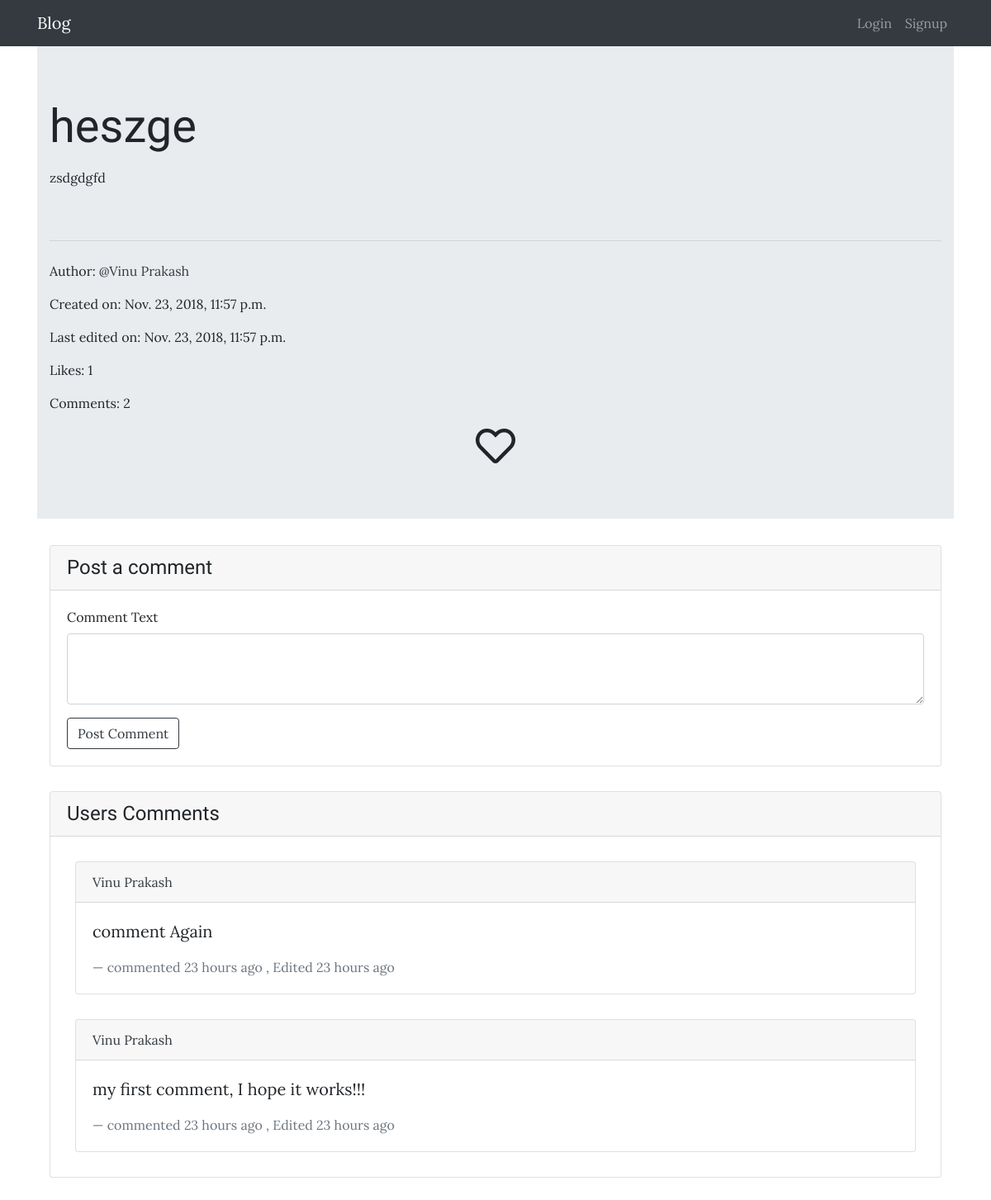
/blog/post/25/, run on the app's committed database.
### blog_app/models.py (models this page shows, shortened)
class Post(models.Model):
    author = models.ForeignKey('accounts.User',related_name='posts',on_delete=models.CASCADE)
    title = models.CharField(max_length=250)
    content = models.TextField()
    created_date = models.DateTimeField()
    edited_date = models.DateTimeField(auto_now=True)
    class Meta:
        ordering = ['-created_date']

class Comment(models.Model):
    author = models.ForeignKey('accounts.User',related_name="comments",on_delete=models.CASCADE)
    post = models.ForeignKey('blog_app.Post',related_name="comments",on_delete=models.CASCADE)
    content = models.TextField()
    created_date = models.DateTimeField()
    edited_date = models.DateTimeField(auto_now=True)
    class Meta:
        ordering = ['-created_date']

### blog_app/views.py (the view, shortened to what this page needs)
# urls.py: path('post/<int:pk>/',views.PostDetailView.as_view(),name='detail'),
class PostDetailView(generic.DetailView):
    model = models.Post
    def get_context_data(self,**kwargs):
        context_data = super().get_context_data(**kwargs)
        if models.Like.objects.filter(post__pk=self.object.pk).filter(user__pk=self.request.user.pk).exists():
            context_data['like_class']='fas'
        else:
            context_data['like_class']='far'
        return context_data

### accounts/models.py (called while the page is built)
    def __str__(self):
        return self.first_name + " " + self.last_name

### blog_app/templates/blog_app/post_detail.html (shortened to what this page needs)
{% extends 'blog_project/base.html' %}
{% load humanize %}
{% block header %}
  {% include 'blog_app/_post_detail.html' with hide_delete=False %}
  <div class="container">
    <div class="add-comment card">
      <h4 class="card-header">Post a comment</h4>
      <form action="{% url 'blog_app:comment_create' post_pk=post.pk %}" class="card-body" method="post">
        <div class="form-group">
          <label for="FormControlTextarea">Comment Text</label>
          <textarea class="form-control" name='content' rows="3"></textarea>
        </div>
        <input class="btn btn-md btn-outline-dark" type="submit" value="Post Comment">
      </form>
    </div>
    {% if post.comments.count > 0 %}
      <div class="card">
      <h4 class="comment-heading card-header">Users Comments</h4>
        {% for comment in post.comments.all %}
          <div class="card user-comment">
            <div class="card-header">
              <a class="username" href="{% url 'blog_app:user_post' username=comment.author.username page=1 %}">{{ comment.author|title }}</a>
            </div>
            <div class="card-body">
              <blockquote class="blockquote mb-0">
                <div class="comment-content">
                  {{ comment.content|safe }}
                </div>
                <footer class="blockquote-footer">commented {{ comment.created_date|naturaltime }} , Edited {{ comment.edited_date|naturaltime }} </footer>
              </blockquote>
            </div>
          </div>
        {% endfor %}
      </div>
    {% endif %}
  {% endblock %}

### templates/blog_project/base.html (shortened to what this page needs)
<!doctype html>
{% load static %}
<html lang="en">
  <head>
    <link rel="stylesheet" href="{% static 'css/medium-editor.min.css' %}" type="text/css" media="screen" charset="utf-8">
    <link rel="stylesheet" href="{% static 'css/beagle.css' %}" type="text/css" media="screen" charset="utf-8">
    <link rel="stylesheet" href="{% static 'css/fontawesome.css' %}" type="text/css" media="screen" charset="utf-8">
    <link rel="stylesheet" href="{% static 'css/bootstrap.min.css' %}" type="text/css" media="screen" charset="utf-8">
    <link rel="stylesheet" href="{% static 'css/master.css' %}">
  </head>
  <body>
    <nav class="navbar navbar-expand-md sticky-top navbar-dark bg-dark">
      <div class="container">
        <a class="navbar-brand" href="/">Blog</a>
        <div class="collapse navbar-collapse" id="navbarSupportedContent">
          <div class="navbar-nav ml-auto">
            <ul class="navbar-nav">
              {% if user.is_authenticated %}
              <li class="nav-item">
                <a class="nav-link" href="{% url 'blog_app:create' %}"> New Blog</a>
              </li>
              <li class="nav-item">
                <a class="nav-link" href="{% url 'blog_app:user_post' username=user.username page=1 %}"> My Blogs</a>
              </li>
              <li class="nav-item">
                <a class="nav-link" href="{% url 'accounts:logout' %}">Logout</a>
              </li>
              {% else %}
              <li class="nav-item">
                <a class="nav-link" href="{% url 'accounts:login' %}">Login</a>
              </li>
              <li class="nav-item">
                <a class="nav-link" href="{% url 'accounts:signup' %}">Signup</a>
              </li>
              {% endif %}
            </ul>
          </div>
        </div>
      </div>
    </nav>
    <div class="container">
      {% block header %}
      {% endblock %}
    </div>
  </body>
</html>

### blog_app/templates/blog_app/_post_detail.html (shortened to what this page needs)
<div class="jumbotron jumbotron-fluid" id="jumbotron-container">
  <div class="container">
    <h1 class="display-4"> {{ post.title }} </h1>
    <p class='lead'> {{ post.content|safe|linebreaksbr }} </p>
    <hr class="my-4">
    <p> Author:<a class="username" href="{% url 'blog_app:user_post' username=post.author.username page=1 %}"> @{{ post.author|title }}  </a></p>
    <p> Created on: {{ post.created_date }} </p>
    <p> Last edited on: {{ post.edited_date }} </p>
    <p id="likes-count"> Likes: {{ post.likes.all.count }} </p>
    <p id="comments-count"> Comments: {{ post.comments.all.count }} </p>
    {% if hide_delete is False %}
      <div class="like-button text-center">
        <i class="{{ like_class }} fa-heart fa-3x"></i>
      </div>
    {% endif %}
  </div>
</div>

### static/css/master.css (style rules this page uses)
* { font-family: 'Lora', serif; }
h1,h2,h3,h4,h5 { font-family: 'Oxygen', sans-serif; }
.card { margin-bottom: 30px; }
.username { color : #343a40; }
.comment-heading { margin-bottom: 30px; }
.user-comment { margin-left: 30px; margin-right: 30px; }
.like-button { margin: auto; }

### data on the page
Post: title "heszge", content "zsdgdgfd", author "Vinu Prakash", created_date "Nov. 23, 2018, 11:57 p.m.", edited_date "Nov. 23, 2018, 11:57 p.m.", likes.all.count "1", comments.all.count "2"
Comment: author "Vinu Prakash", content "comment Again", created_date "23 hours ago", edited_date "23 hours ago"
Comment: author "Vinu Prakash", content "my first comment, I hope it works!!!", created_date "23 hours ago", edited_date "23 hours ago"
